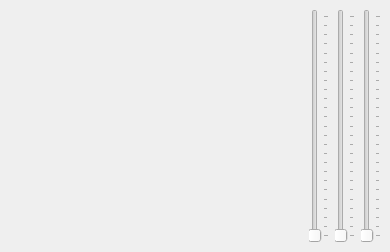
<?xml version="1.0" encoding="UTF-8"?>
<ui version="4.0">
 <class>GLWindow</class>
 <widget class="QMainWindow" name="GLWindow">
  <property name="geometry">
   <rect>
    <x>0</x>
    <y>0</y>
    <width>390</width>
    <height>252</height>
   </rect>
  </property>
  <property name="contextMenuPolicy">
   <enum>Qt::NoContextMenu</enum>
  </property>
  <property name="windowTitle">
   <string>GL View</string>
  </property>
  <widget class="QWidget" name="centralwidget">
   <layout class="QHBoxLayout" name="horizontalLayout">
    <item>
     <widget class="MyGLWidget" name="glWidget" native="true">
      <property name="minimumSize">
       <size>
        <width>64</width>
        <height>64</height>
       </size>
      </property>
     </widget>
    </item>
    <item>
     <widget class="QSlider" name="xSlider">
      <property name="maximum">
       <number>360</number>
      </property>
      <property name="singleStep">
       <number>1</number>
      </property>
      <property name="pageStep">
       <number>15</number>
      </property>
      <property name="orientation">
       <enum>Qt::Vertical</enum>
      </property>
      <property name="tickPosition">
       <enum>QSlider::TicksBelow</enum>
      </property>
      <property name="tickInterval">
       <number>15</number>
      </property>
     </widget>
    </item>
    <item>
     <widget class="QSlider" name="ySlider">
      <property name="maximum">
       <number>360</number>
      </property>
      <property name="singleStep">
       <number>1</number>
      </property>
      <property name="pageStep">
       <number>15</number>
      </property>
      <property name="orientation">
       <enum>Qt::Vertical</enum>
      </property>
      <property name="tickPosition">
       <enum>QSlider::TicksBelow</enum>
      </property>
      <property name="tickInterval">
       <number>15</number>
      </property>
     </widget>
    </item>
    <item>
     <widget class="QSlider" name="zSlider">
      <property name="maximum">
       <number>360</number>
      </property>
      <property name="singleStep">
       <number>1</number>
      </property>
      <property name="pageStep">
       <number>15</number>
      </property>
      <property name="orientation">
       <enum>Qt::Vertical</enum>
      </property>
      <property name="tickPosition">
       <enum>QSlider::TicksBelow</enum>
      </property>
      <property name="tickInterval">
       <number>15</number>
      </property>
     </widget>
    </item>
   </layout>
  </widget>
  <action name="actionFront">
   <property name="text">
    <string>Front (X+Z)</string>
   </property>
   <property name="shortcut">
    <string>Ctrl+1</string>
   </property>
  </action>
  <action name="actionRight">
   <property name="text">
    <string>Right (Y+Z)</string>
   </property>
   <property name="shortcut">
    <string>Ctrl+2</string>
   </property>
  </action>
  <action name="actionTop">
   <property name="text">
    <string>Top (X+Y)</string>
   </property>
   <property name="shortcut">
    <string>Ctrl+3</string>
   </property>
  </action>
  <action name="actionAngled">
   <property name="text">
    <string>Angled</string>
   </property>
   <property name="shortcut">
    <string>Ctrl+4</string>
   </property>
  </action>
  <action name="actionOrthogonal">
   <property name="checkable">
    <bool>true</bool>
   </property>
   <property name="text">
    <string>Orthogonal</string>
   </property>
   <property name="shortcut">
    <string>Ctrl+O</string>
   </property>
  </action>
  <action name="actionAutoRotate">
   <property name="checkable">
    <bool>true</bool>
   </property>
   <property name="text">
    <string>Auto rotate</string>
   </property>
   <property name="shortcut">
    <string>Ctrl+A</string>
   </property>
  </action>
  <action name="actionDrawPointCloud">
   <property name="checkable">
    <bool>true</bool>
   </property>
   <property name="checked">
    <bool>true</bool>
   </property>
   <property name="text">
    <string>Draw point cloud</string>
   </property>
  </action>
 </widget>
 <customwidgets>
  <customwidget>
   <class>MyGLWidget</class>
   <extends>QWidget</extends>
   <header>DockWindows/MyGLWidget.h</header>
  </customwidget>
 </customwidgets>
 <resources/>
 <connections/>
</ui>
